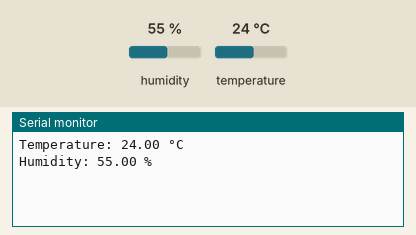
A sketch run on a simulated Arduino Uno, built with avr-gcc and run on an emulated ATmega328P. Parts: the last lines printed to the serial monitor. The inputs (shaded band) are chosen by the test bench; at power-on: humidity 55 %, temperature 24 °C.

Above: at 1.3 s.
1.4 s: humidity set to 22 %
2.9 s: temperature set to 12 °C
At 4.1 s:
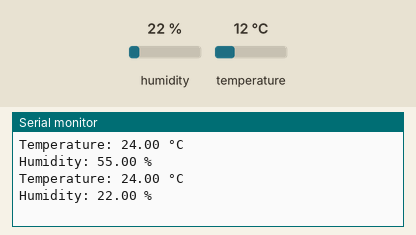
4.4 s: humidity set to 40 %
At 6.7 s:
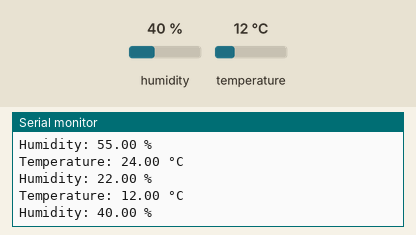
Timing chart, 0 to 8.2 s (numbered marks = the images above; inputs shaded):
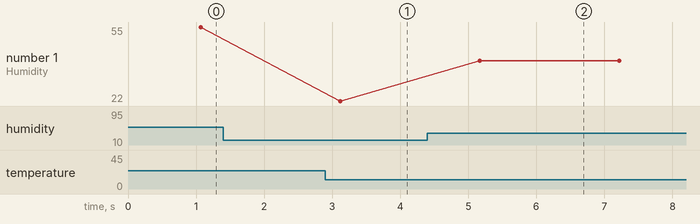

The sketch:

stacja.ino
```cpp
#include <DHT11.h>
#include <ArduinoJson.h>
#include <Ethernet.h>


DHT11 dht11(2);
EthernetServer server(80);

void setup()
{
    Serial.begin(9600);

}


void loop()
{


  StaticJsonDocument<500> doc; //utworzenie json

  JsonArray temp = doc.createNestedArray("valTemp"); //utworzenie listy zagnieżdżonej do temperatury

  JsonArray hum = doc.createNestedArray("valHum");// do wilgotności

  float temperature = dht11.readTemperature();

  float humidity = dht11.readHumidity();

    if (temperature != DHT11::ERROR_CHECKSUM && temperature != DHT11::ERROR_TIMEOUT &&
        humidity != DHT11::ERROR_CHECKSUM && humidity != DHT11::ERROR_TIMEOUT) // pewnie można to skrócić
    {
        Serial.print("Temperature: ");
        Serial.print(temperature);
        Serial.println(" °C");
        temp.add(temperature);


        Serial.print("Humidity: ");
        Serial.print(humidity);
        Serial.println(" %");
        hum.add(humidity);


    }
    else // żeby pokazywało errory przy timeout i checksum
    {
        if (temperature == DHT11::ERROR_TIMEOUT || temperature == DHT11::ERROR_CHECKSUM)
        {
            Serial.print("Temperature Reading Error: ");
            Serial.println(DHT11::getErrorString(temperature));
        }
        if (humidity == DHT11::ERROR_TIMEOUT || humidity == DHT11::ERROR_CHECKSUM)
        {
            Serial.print("Humidity Reading Error: ");
            Serial.println(DHT11::getErrorString(humidity));
        }
    }


    delay(1000); //delay żeby była różnca odczytów
}
```

Measured:
- after the input at 4.4 s, the serial monitor: prints a new line after 0.77 s (image 2)
- plotted number 1: 22 → 40 after the input at 4.4 s
